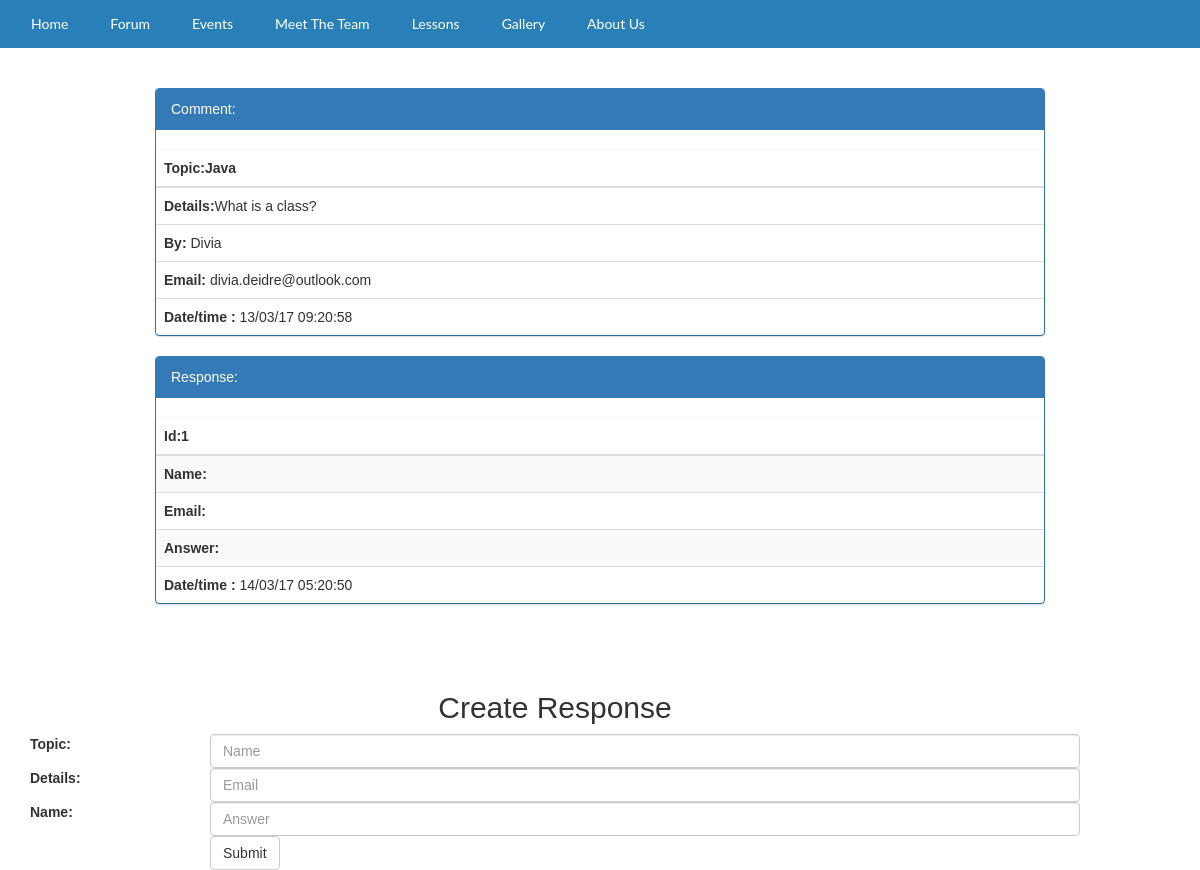
Page /view_topic.php?id=2 on the earlier database version.
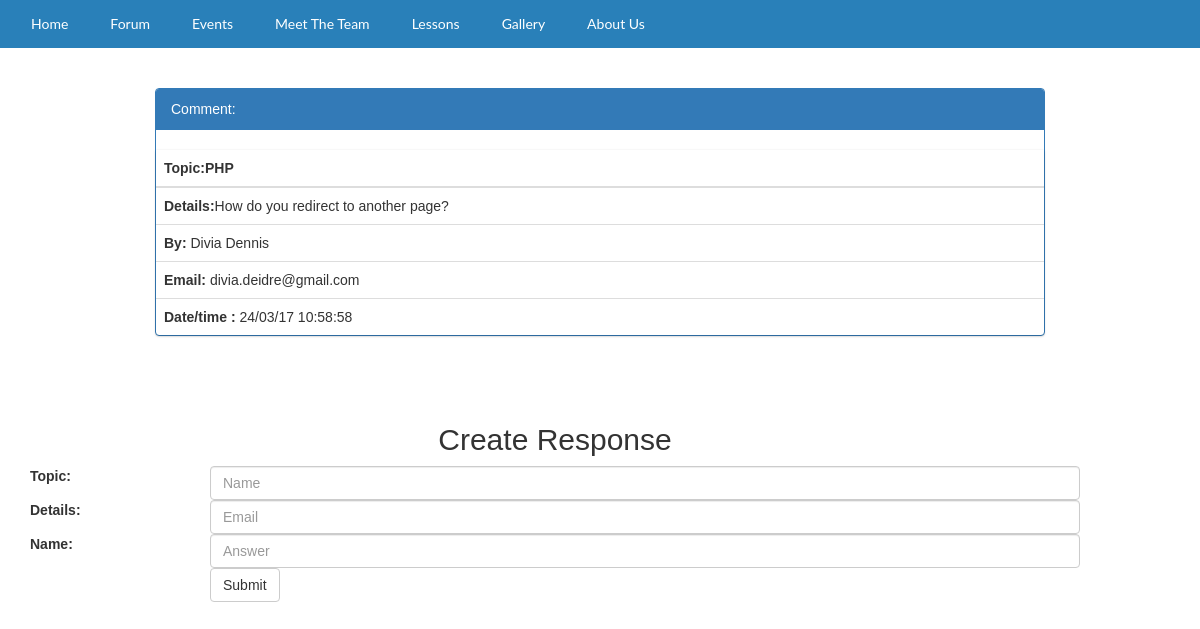
Same page on the later database version.
### tables this page shows
CREATE TABLE `fquestions` (
  `id` int(4) NOT NULL,
  `topic` varchar(255) NOT NULL DEFAULT '',
  `detail` longtext NOT NULL,
  `name` varchar(65) NOT NULL DEFAULT '',
  `email` varchar(65) NOT NULL DEFAULT '',
  `datetime` varchar(25) NOT NULL DEFAULT '',
  `view` int(4) NOT NULL DEFAULT '0',
  `reply` int(4) NOT NULL DEFAULT '0'
);

CREATE TABLE `fanswer` (
  `question_id` int(4) NOT NULL DEFAULT '0',
  `a_id` int(4) NOT NULL DEFAULT '0',
  `a_name` varchar(65) NOT NULL DEFAULT '',
  `a_email` varchar(65) NOT NULL DEFAULT '',
  `a_answer` longtext NOT NULL,
  `a_datetime` varchar(25) NOT NULL DEFAULT ''
);

### public/view_topic.php (the view, shortened to what this page needs)
<?php include 'header.php' ?>
<link rel="stylesheet" href="./lib/bootstrap/css/bootstrap.min.css">
<link rel="stylesheet" href="./css/style.css">
<?php include './nav.php' ?>
<body>
<div class="container-fluid">
<?php
$tbl_name="fquestions";
$id=$_GET['id'];
$sql="SELECT * FROM $tbl_name WHERE id='$id'";
$result=mysql_query($sql);
$rows=mysql_fetch_array($result);
?>
<br>
<br>
<div class="comments">
<div class="panel panel-primary" style="width=50%">
  <div class="panel-heading">Comment:</div>
 <table class="table">
    <thead>
      <tr>
        <th><strong>Topic:</strong><?php echo $rows['topic']; ?></th>
      </tr>
    </thead>
    <tbody>
      <tr>
        <td><strong>Details:</strong><?php echo $rows['detail']; ?></td>
      </tr>
      <tr>
        <td><strong>By:</strong> <?php echo $rows['name']; ?></td>
      </tr>
      <tr>
      <td> <strong> Email:</strong> <?php echo $rows['email'];?> </td>
      </tr>
      <tr>
        <td><strong>Date/time : </strong><?php echo $rows['datetime']; ?></td>
      </tr>
    </tbody>
  </table>
</div>
</div>
<?php
$tbl_name2="fanswer";
$sql2="SELECT * FROM $tbl_name2 WHERE question_id='$id'";
$result2=mysql_query($sql2);
while($rows=mysql_fetch_array($result2)){
?>
<div class="comments">
<div class="panel panel-primary" style="width=50%">
  <div class="panel-heading">Response:</div>
 <table class="table table-striped">
    <thead>
      <tr>
        <th><strong>Id:</strong><?php echo $rows['a_id']; ?></th>
      </tr>
    </thead>
    <tbody>
      <tr>
        <td><strong>Name:</strong><?php echo $rows['a_name']; ?></td>
      </tr>
      <tr>
        <td><strong>Email:</strong> <?php echo $rows['a_email']; ?></td>
      </tr>
      <tr>
      <td> <strong> Answer:</strong> <?php echo $rows['a_answer'];?> </td>
      </tr>
      <tr>
        <td><strong>Date/time : </strong><?php echo $rows['a_datetime']; ?></td>
      </tr>
    </tbody>
  </table>
  </div>
  </div>
<?php
}
?>
<?php include './views/response.php' ?>
</div>
</body>

Differences in the rows shown:
removed fanswer: a "1", a_datetime "14/03/17 05:20:50"
changed fquestions: topic "Java" → "PHP"; detail "What is a class?" → "How do you redirect to another page?"; name "Divia" → "Divia Dennis"; email "divia.deidre@outlook.com" → "divia.deidre@gmail.com"; datetime "13/03/17 09:20:58" → "24/03/17 10:58:58"
